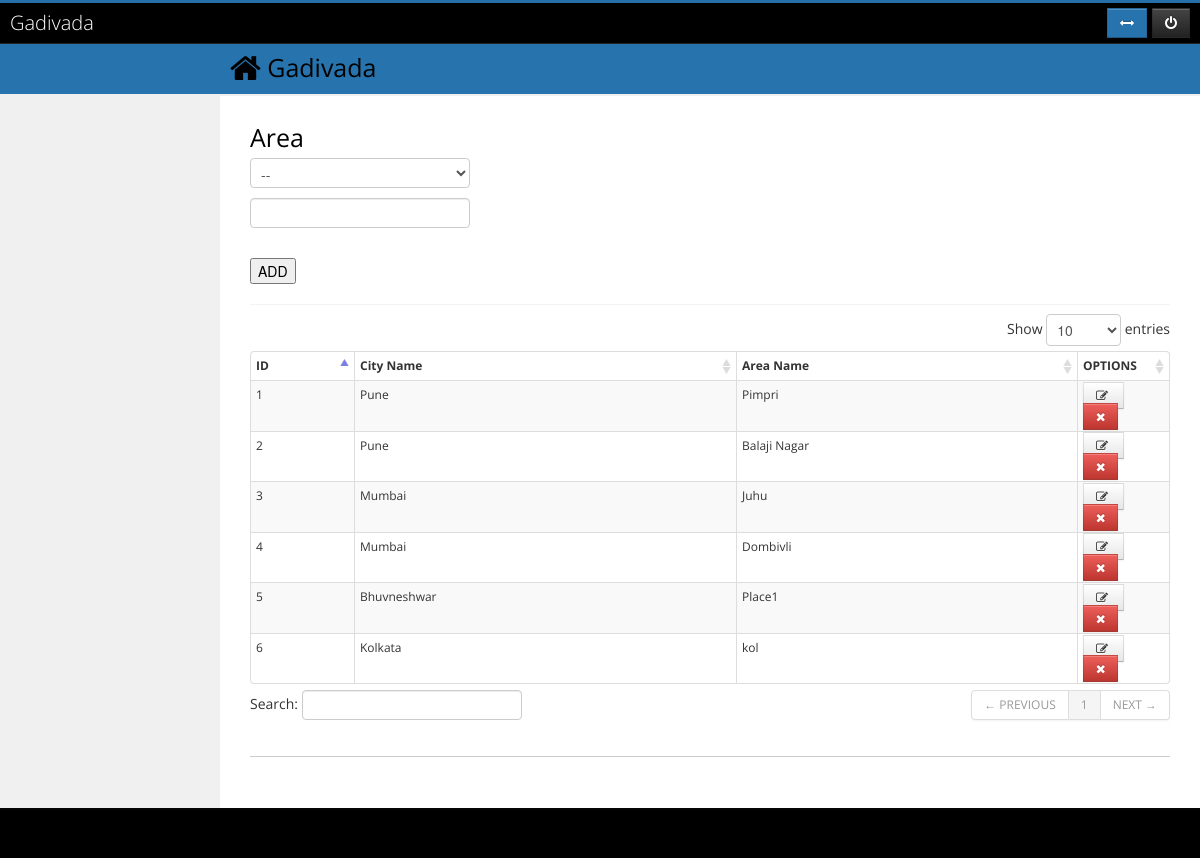
Screenshot of /index.php/admin_c/area with the database file from the repository.
### tables this page shows
CREATE TABLE IF NOT EXISTS `area` (
  `ID` int(11) NOT NULL AUTO_INCREMENT,
  `CITY_ID` int(11) NOT NULL,
  `AREA_NAME` varchar(100) DEFAULT NULL,
  PRIMARY KEY (`ID`),
  KEY `FK_AREA.CITY_ID` (`CITY_ID`)
);

CREATE TABLE IF NOT EXISTS `city` (
  `ID` int(11) NOT NULL AUTO_INCREMENT,
  `CITY_NAME` varchar(100) DEFAULT NULL,
  PRIMARY KEY (`ID`)
);

### application/controllers/admin_c.php (called while the page is built, shortened)
<?php if ( ! defined('BASEPATH')) exit('No direct script access allowed');
class Admin_c extends CI_Controller {
	function __construct()
	{
		$this->load->model('admin_m');
		$this->load->model('city_m');
		$this->load->model('car_type_m');
		$this->load->model('area_m');
		$this->load->model('car_model_m');
		$this->load->model('features_m');
		$this->load->model('packages_m');
		$this->load->model('discounts_m');
		$this->load->model('pricing_m');
		$this->load->model('cancellation_m');
	}
	function area()
	{
		$data['area']='active';
		$data['cities'] = $this->city_m->get_all_cities();
		$data['areas']  = $this->area_m->get_all_areas();
		$this->load->view('admin/area',$data);
	}
}
?>

### index.php (called while the page is built, shortened)
<?php
require_once BASEPATH.'core/CodeIgniter.php';

### application/models/city_m.php (called while the page is built, shortened)
<?php
Class City_m extends CI_Model{
	function get_all_cities($type='',$id=0)
	{
		$this->db->distinct('city');
		$this->db->select('*');
		$this->db->where('CITY_NAME !=','');
		$query=$this->db->get('city')->result();
		return $query;
	}
}
?>

### application/models/area_m.php (called while the page is built, shortened)
<?php
Class Area_m extends CI_Model{
	function get_all_areas($type='')
	{
		$this->db->distinct('area');
		$this->db->select('area.ID,AREA_NAME,CITY_NAME')->from('area')->join('city','city.ID = area.CITY_ID');
		$query=$this->db->get()->result();
		return $query;
	}
}
?>

### application/views/admin/area.php (the view, shortened to what this page needs)
	<h2>Area</h2>
	<?php
		$city = array();
		$city['']='--';
		foreach($cities as $c){
			$city[$c->ID]=$c->CITY_NAME;
		}
	?>
	<form name='areaform' id='areaform' method='post' action='<?php echo base_url()?>admin/area'>
		<?php echo form_dropdown('city',$city);?><br>
		<input type='text' name='area' id='area'><br>
		<input type="hidden" name='areaid' id='areaid'><br>
		<input type='submit' name='submitarea' id='submitarea' value='ADD'>
	</form>
<div id="collapse4" class="body">
	<table id="dataTable" class="table table-bordered table-condensed table-hover table-striped">
		<thead>
			<tr>
				<th>ID</th>
				<th>City Name</th>
				<th>Area Name</th>
				<th width="10%">OPTIONS</th>
			</tr>
		</thead>
		<tbody>
			<?php $numbers = 1;
			foreach($areas as $a)
			{
				echo '<tr>
				<td>'.$numbers.'</td>
				<td>'.$a->CITY_NAME.'</td>
				<td>'.$a->AREA_NAME.'</td>
				<td>
				<a href="javascript: editarea('.$a->ID.')" class="ajax btn edit" alt="Edit">
				<i class="icon-edit"></i>
				</a>&nbsp;&nbsp;
				<a href="'.base_url().'ajax/delete_area/'.$a->ID.'" class="delete_btn btn btn-danger remove" title="'.$a->AREA_NAME.'">
				<i class="icon-remove"></i>
				</a>
				</td>
				</tr>';
				$numbers ++ ;
			}  ?>
		</tbody>
	</table>
</div>

### css/style.css (style rules this page uses)
html,body,div,span,applet,object,iframe,h1,h2,h3,h4,h5,h6,p,blockquote,pre,a,abbr,acronym,address,big,cite,code,del,dfn,em,img,ins,kbd,q,s,samp,small,strike,strong,sub,sup,tt,var,b,u,i,dl,dt,dd,ol,nav ul,nav li,fieldset,form,label,legend,table,caption,tbody,tfoot,thead,tr,th,td,article,aside,canvas,details,embed,figure,figcaption,footer,header,hgroup,menu,nav,output,ruby,section,summary,time,mark,audio,video { margin:0;border:0;font-size:100%;font:inherit;vertical-align:baseline; }
table { border-collapse:collapse;border-spacing:0; }
a { text-decoration:none; }
body { font-family: 'Raleway', sans-serif; background: #000000; }
.box a { font-size:1em; text-transform:uppercase; display: inline; transition: 0.5s ease; -o-transition: 0.5s ease; -webkit-transition: 0.5s ease; }

### assets/css/style.css (style rules this page uses)
html, body { height: 100%; }
body { visibility:hidden; font-family: 'Open Sans', sans-serif; }
.box .body, .box .block { padding: 10px 0; -webkit-box-shadow: inset 0 1px 1px rgba(0, 0, 0, 0.05); -moz-box-shadow: inset 0 1px 1px rgba(0, 0, 0, 0.05); box-shadow: inset 0 1px 1px rgba(0, 0, 0, 0.05); }
.btn { -webkit-border-radius: 0; -moz-border-radius: 0; border-radius: 0; }

### css/custom.css (style rules this page uses)
body { visibility:hidden; }
body { margin: 0; font-family: 'Open Sans', Arial, sans-serif; font-size: 12px; line-height: 20px; color: #333333; background-color: #ffffff; }
h1, h2, h3 { font-weight: normal; margin: 0 0 10px; }
h2 { font-size: 18px; color: #000000; line-height: 22px; }
h2 { font-size: 25px; line-height: 22px; color: black; margin: 0 0 10px; }

### rows the page displays
area: CITY_ID.CITY_NAME "Pune", AREA_NAME "Pimpri"
area: CITY_ID.CITY_NAME "Pune", AREA_NAME "Balaji Nagar"
area: CITY_ID.CITY_NAME "Mumbai", AREA_NAME "Juhu"
area: CITY_ID.CITY_NAME "Mumbai", AREA_NAME "Dombivli"
area: CITY_ID.CITY_NAME "Bhuvneshwar", AREA_NAME "Place1"
area: CITY_ID.CITY_NAME "Kolkata", AREA_NAME "kol"
